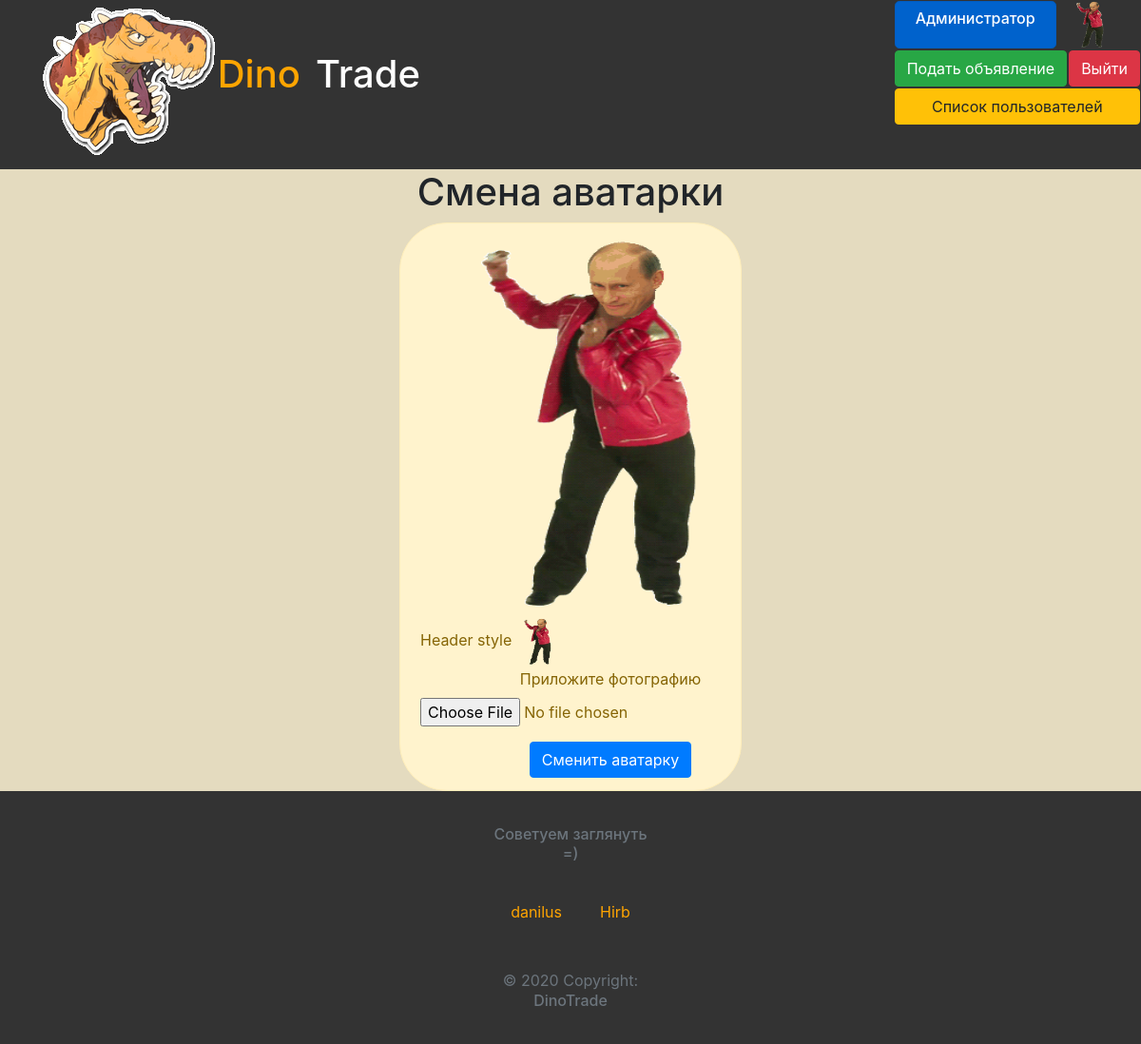
The app's page /change_avatar (signed in) with its own data.
### data/users.py (models this page shows, shortened)
class User(SqlAlchemyBase, UserMixin, SerializerMixin):
    __tablename__ = 'users'
    id = sqlalchemy.Column(sqlalchemy.Integer, primary_key=True, autoincrement=True)
    name = sqlalchemy.Column(sqlalchemy.String, nullable=True)
    email = sqlalchemy.Column(sqlalchemy.String, index=True, unique=True, nullable=True)
    password = sqlalchemy.Column(sqlalchemy.String, nullable=True)
    rating = sqlalchemy.Column(sqlalchemy.Float, nullable=True, default=None)
    created_date = sqlalchemy.Column(sqlalchemy.DateTime, default=datetime.datetime.now)
    town = sqlalchemy.Column(sqlalchemy.String, nullable=True)
    phone = sqlalchemy.Column(sqlalchemy.String, nullable=False)
    avatar = sqlalchemy.Column(sqlalchemy.String, nullable=False,
                               default='/static/img/n_f_avatar.jpg')
    admin = sqlalchemy.Column(sqlalchemy.Integer, default=0)
    block = sqlalchemy.Column(sqlalchemy.Boolean, default=False)
    objects = orm.relation('Object', back_populates='user')

### main.py (the view, shortened to what this page needs)
@app.route('/change_avatar', methods=['GET', 'POST'])
@login_required
def change_avatar():
    files = current_user.avatar
    print("/", files, '/')
    print(files)
    return render_template('change_avatar.html', title='Смена аватарки', files=files)

### data/db_session.py (called while the page is built)
def create_session() -> Session:
    global __factory
    return __factory()

### main.py (called while the page is built)
@login_manager.user_loader
def load_user(user_id):
    sessions = db_session.create_session()
    return sessions.query(users.User).get(user_id)

### templates/change_avatar.html
{% extends "base.html" %}
{% block content %}
<h1 align="center">Смена аватарки</h1>
<div class="alert alert-warning" role="alert" style="border-radius: 50px 50px 50px 50px; width: 30%; margin: 0 auto;">
    <table align="center">
        <tr>
            <td>
                <div class="item">
                    <img src="{{ files }}" height="400" width="400">
                </div>
            </td>
        </tr>
        <tr>
            <td>
                <div class="item">
                    Header style <img style="border-radius: 10px;" src="{{ files }}" height="50" width="50">
                </div>
            </td>
        </tr>
        <tr>
            <td>
                <div align="center">
                    <form action="" class="login_form" method=post enctype=multipart/form-data>
                        <div class="form-group">
                            <label for="photo">Приложите фотографию</label>
                            <input type="file" class="form-control-file" id="photo" name="file">
                        </div>
                        <button type="submit" class="btn btn-primary">Сменить аватарку</button>
                    </form>
                </div>
            </td>
        </tr>
    </table>
{% endblock %}

### templates/base.html (shortened to what this page needs)
<!DOCTYPE html>
<html lang="en" style="height: 100%;">
<head>
        <link rel="stylesheet"
              href="https://stackpath.bootstrapcdn.com/bootstrap/4.4.1/css/bootstrap.min.css"
>
</head>
<body style="background-color: #E4DBBF; min-height: 100%; display: grid; grid-template-rows: 1fr auto;">
<div id="page-wrap">
    <header style="background-color: #333;">
        <a class="navbar-brand" href="/index/Всекатегории" style="color: #ffa500;">
            <div style="margin-left: 10%; text-decoration: none;">
                <table>
                    <tr style="margin-left: 10%;">
                        <td>
                            <div style="float: left;">
                                <img src="../static/img/logo.jpg">
                            </div>
                        </td>
                        <td><h1><a class="navbar-brand" href="/index/Всекатегории" style="color: #ffa500;"><h1>Dino</h1></a><a class="navbar-brand" href="/index/Всекатегории" style="color: #ffffff;"><h1>Trade</h1></a></h1></td>
                    </tr>
                </table>
            </div>
        </a>
                {% if current_user.is_authenticated %}
                    <table align="right">
                        <tr>
                            <td><a class="btn btn-primary btn-lg active" role="button" aria-pressed="true" href="/profile/{{ current_user.id }}" style="width: 170px; height: 50px;"><h6>{{current_user.name}}</h6></a></td>
                            <td><a href="/change_avatar"><img style="border-radius: 10px;" src="{{ current_user.avatar }}" height="50" width="50" title="Сменить аватарку"></a></td>
                        </tr>
                        <tr>
                            <td>
                                <a style="width: 100%;" class="btn btn-success float-right" href="/add_obj">
                                Подать объявление
                                </a>
                            </td>
                            <td>
                                <a class="btn btn-danger float-right" href="/logout">
                                    Выйти
                                </a>
                            </td>
                        </tr>
                        {% if current_user.admin >= 1 %}
                            <tr>
                                <td colspan="2">
                                    <a style="width: 100%" class="btn btn-warning float-right" href="/users_list">
                                    Список пользователей
                                    </a>
                                </td>
                            </tr>
                        {% endif %}
                    </table>
                {% endif %}
    </header>
    <main style="background-color: #E4DBBF;">
        {% block content %}{% endblock %}
    </main>
</div>
<footer class="page-footer font-small blue pt-4" style="background-color: #333; grid-row-start: 2; grid-row-end: 3;">
    <table align="center" cellpadding="20">
        <caption style="caption-side: top;"><h6 align="center"> Советуем заглянуть =) </h6></caption>
        <tr>
            <td>
                <a style="color: #ffa500;" href="https://www.instagram.com/danilus_2">danilus</a>
            </td>
            <td>
                <a style="color: #ffa500;" href="https://www.instagram.com/burryromas/">Hirb</a>
            </td>
        </tr>
        <caption>
            <div class="footer-copyright text-center py-3">© 2020 Copyright:
                <h6>DinoTrade</h6>
            </div>
        </caption>
    </table>
</footer>
</body>
</html>

### records on screen
User: name "Администратор", avatar (picture)
